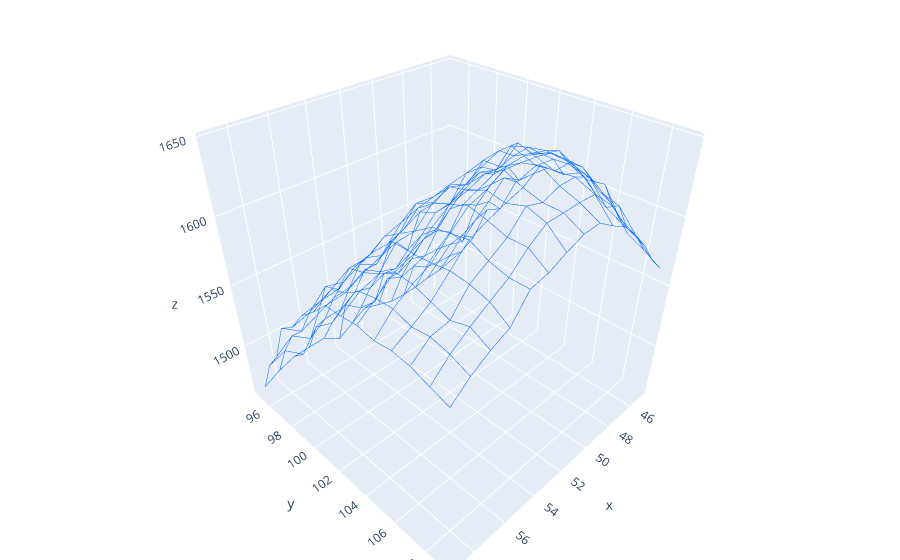

Notebook code for this chart:
### Code cell
import numpy as np
import plotly.graph_objs as go
import plotly.io as pio


x = np.arange(45,60)
y = np.arange(95,110)

xx, yy = np.meshgrid(x, y)
z = pick_rates_a

def plot_wireframe(xx, yy, z, color='#0066FF', linewidth=1):
    line_marker = dict(color=color, width=linewidth)
    lines = []
    for i in xx:
        for j in yy:
            lines.append(go.Scatter3d(x=i, y=j, z=z[i-45, j-95], mode='lines', line=line_marker))
    yy, xx = np.meshgrid(y, x)

    for j in yy:
        for i in xx:
            lines.append(go.Scatter3d(x=i, y=j, z=z[i-45, j-95], mode='lines', line=line_marker))
    
    
        
    layout = go.Layout(showlegend=False)
    return go.Figure(data=lines, layout=layout)


fig = plot_wireframe(xx, yy, z)
fig.update_layout(margin=dict(l=0, r=0, b=0, t=0))
fig.show()
